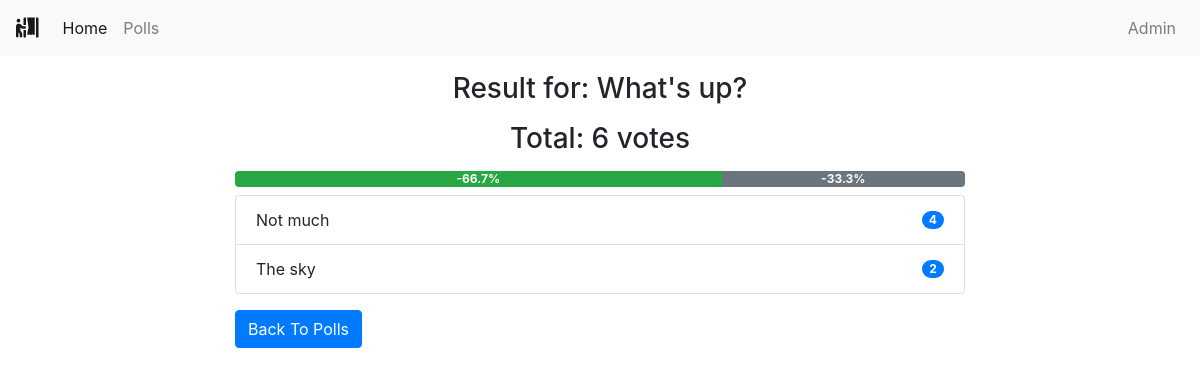
Page /polls/1/results/ on the committed database.
### polls/models.py (models this page shows, shortened)
class Question(models.Model):
    question_text = models.CharField(max_length=200)
    pub_date = models.DateTimeField('date published')
    active = models.BooleanField(default=True)
    @property
    def get_vote_count(self):
        sum=0
        for choice in self.choice_set.all():
            sum += choice.votes
        return sum
    def get_result_dict(self):
        res = []
        for choice in self.choice_set.all():
            d = {}
            alert_class = ['primary', 'secondary', 'success',
                           'danger', 'dark', 'warning', 'info']
            d['alert_class'] = secrets.choice(alert_class)
            d['text'] = choice.choice_text
            d['num_votes'] = choice.get_vote_count
            if not self.get_vote_count:
                d['percentage'] = 0
            else:
                d['percentage'] = (choice.get_vote_count /
                                   self.get_vote_count)*100
            res.append(d)
        return res

class Choice(models.Model):
    question = models.ForeignKey(Question, on_delete=models.CASCADE)
    choice_text = models.CharField(max_length=200)
    votes = models.IntegerField(default=0)
    @property
    def get_vote_count(self):
        return self.votes

### polls/views.py (the view)
# urls.py: path('<int:pk>/results/', views.ResultsView.as_view(), name='results'),
class ResultsView(generic.DetailView):
    model = Question
    template_name = 'polls/results.html'

### polls/templates/polls/results.html
{% extends 'base.html' %}
{% block content %}
<div class="container">
    <div class="row">
        <div class="col-md-8 offset-sm-2">
            {% if question.active %}
            <h3 class="mt-3 mb-3 text-center">Result for: {{ question.question_text }}</h3>
            {% else %}
            <h3 class="mt-3 mb-3 text-center">"{{ question.question_text }}" Has Ended Polling !</h3>
            {% endif %}
            <h3 class="mb-2 text-center">Total: {{ question.get_vote_count }} votes</h3>
            <div class="progress mt-3 mb-2">
                {% for choice in question.get_result_dict %}
                <div class="progress-bar bg-{{ choice.alert_class }}" role="progressbar" style="width: {{ choice.percentage }}%;"
                    aria-valuenow="30" aria-valuemin="0" aria-valuemax="100"><b>
                        {{choice.choice_text|truncatewords:2}}-{{choice.percentage|floatformat}}%</b>
                </div>
                {% endfor %}
            </div>
            <ul class="list-group">
                {% for choice in question.choice_set.all %}
                <li class="list-group-item d-flex justify-content-between align-items-center">
                    {{ choice.choice_text }}
                    <span class="badge badge-primary badge-pill">{{ choice.get_vote_count }}</span>
                </li>
                {% endfor %}
            </ul>
            <a class="btn btn-primary mt-3" href="{% url 'polls:list' %}" role="button">Back To Polls</a>
        </div>
    </div>
</div>
{% endblock content %}

### rows in the picture
Question: question_text "What's up?", get_vote_count "6"
Choice: choice_text "Not much", get_vote_count "4"
Choice: choice_text "The sky", get_vote_count "2"

### other values in the picture
{{ choice.percentage|floatformat }} "66.7" "33.3"
